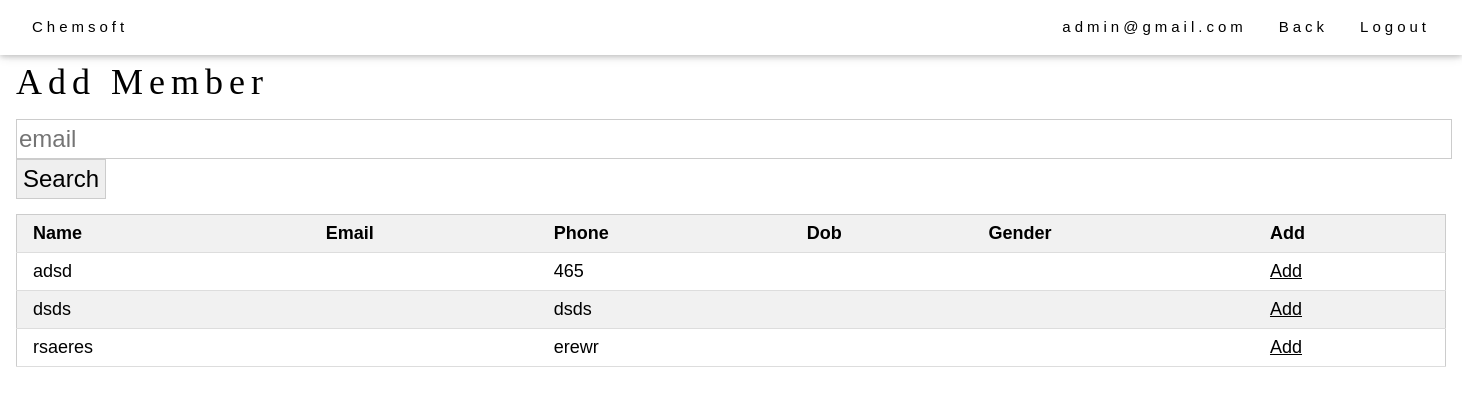
Screenshot of /Chemsoft/search.php (signed in) with the database file from the repository.
### tables this page shows
CREATE TABLE `register` (
  `name` varchar(20) DEFAULT NULL,
  `email` varchar(20) DEFAULT NULL,
  `phone` varchar(15) NOT NULL,
  `dob` date DEFAULT NULL,
  `gender` varchar(6) DEFAULT NULL,
  `profile` varchar(50) DEFAULT NULL,
  `teacher` varchar(20) DEFAULT NULL,
  `approve` varchar(5) DEFAULT NULL
);

### Chemsoft/session.php (called while the page is built, shortened)
<?php
   $email=$_SESSION['email'];
?>

### Chemsoft/search.php (the view, shortened to what this page needs)
<html>
<link rel="stylesheet" href="css/first.css">
  <?php include("session.php");
        $search=$_POST['search'];
    $sql="SELECT * from register where email='$search'";
    $result=mysqli_query($con,$sql);
    ?>
<body>
<div class="w3-top">
  <div class="w3-bar w3-white w3-padding w3-card" style="letter-spacing:4px;">
    <a href="#home" class="w3-bar-item w3-button">Chemsoft</a>
    <div class="w3-right w3-hide-small">
      <a href="#about" class="w3-bar-item w3-button"><?php echo $email;?></a>
      <a href="admin.php"  class="w3-bar-item w3-button">Back</a>
      <a href="logout.php"class="w3-bar-item w3-button">Logout</a>
    </div>
  </div>
</div>
    <br><br>
    <div class="w3-container">
   <h1>Add Member</h1>
        <form action="search.php" method="POST">
<input type="email" class="w3-xlarge w3-border" size="100%" placeholder="email" name="search" min="0" max="100" ><input type="submit" class="w3-xlarge w3-border"value="Search">
        </form>
  <table class="w3-table-all w3-large">
    <thead>
      <tr class="w3-light-grey">
        <th>Name</th>
        <th>Email</th>
          <th>Phone</th>
          <th>Dob</th>
          <th>Gender</th>
          <th>Add</th>
      </tr>
    </thead>
      <?php while($row=mysqli_fetch_array($result)){
    echo "<tr>";
      echo "<td>$row[0]</td>";
        echo "<td>$row[1]</td>";
    echo "<td>$row[2]</td>";
        echo "<td>$row[3]</td>";
    echo "<td>$row[4]</td>";
    echo "<td><a href='update_group.php?update=$row[1]'>Add</td></a>";
    echo "</tr>";
  }?>
  </table>
</div>
    </body></html>

### Chemsoft/css/first.css (style rules this page uses)
html { box-sizing:border-box }
*,*:before,*:after { box-sizing:inherit }
html { -ms-text-size-adjust:100%;-webkit-text-size-adjust:100% }
body { margin:0 }
a { background-color:transparent;-webkit-text-decoration-skip:objects }
button,input,select,textarea { font:inherit;margin:0 }
button,input { overflow:visible }
button,html [type=button],[type=reset],[type=submit] { -webkit-appearance:button }
html,body { font-family:Verdana,sans-serif;font-size:15px;line-height:1.5 }
html { overflow-x:hidden }
h1 { font-size:36px }
h1,h2,h3,h4,h5,h6 { font-family:"Segoe UI",Arial,sans-serif;font-weight:400;margin:10px 0 }
a { color:inherit }
.w3-table,.w3-table-all { border-collapse:collapse;border-spacing:0;width:100%;display:table }
.w3-table-all { border:1px solid #ccc }
.w3-bordered tr,.w3-table-all tr { border-bottom:1px solid #ddd }
.w3-table-all tr:nth-child(odd) { background-color:#fff }
.w3-table-all tr:nth-child(even) { background-color:#f1f1f1 }
.w3-table td,.w3-table th,.w3-table-all td,.w3-table-all th { padding:8px 8px;display:table-cell;text-align:left;vertical-align:top }
.w3-table th:first-child,.w3-table td:first-child,.w3-table-all th:first-child,.w3-table-all td:first-child { padding-left:16px }
.w3-btn,.w3-button { border:none;display:inline-block;padding:8px 16px;vertical-align:middle;overflow:hidden;text-decoration:none;color:inherit;background-color:inherit;text-align:center;cursor:pointer;white-space:nowrap }
.w3-btn,.w3-button { -webkit-touch-callout:none;-webkit-user-select:none;-khtml-user-select:none;-moz-user-select:none;-ms-user-select:none;user-select:none }
.w3-bar { width:100%;overflow:hidden }
.w3-bar .w3-bar-item { padding:8px 16px;float:left;width:auto;border:none;display:block;outline:0 }
.w3-bar .w3-button { white-space:normal }
.w3-container:after,.w3-container:before,.w3-panel:after,.w3-panel:before,.w3-row:after,.w3-row:before,.w3-row-padding:after,.w3-row-padding:before, .w3-cell-row:before,.w3-cell-row:after,.w3-clear:after,.w3-clear:before,.w3-bar:before,.w3-bar:after { content:"";display:table;clear:both }
.w3-top,.w3-bottom { position:fixed;width:100%;z-index:1 }
.w3-top { top:0 }
.w3-container,.w3-panel { padding:0.01em 16px }
.w3-card,.w3-card-2 { box-shadow:0 2px 5px 0 rgba(0,0,0,0.16),0 2px 10px 0 rgba(0,0,0,0.12) }
.w3-large { font-size:18px!important }
.w3-xlarge { font-size:24px!important }
.w3-border { border:1px solid #ccc!important }
.w3-padding { padding:8px 16px!important }
.w3-right { float:right!important }
.w3-white,.w3-hover-white:hover { color:#000!important;background-color:#fff!important }
.w3-light-grey,.w3-hover-light-grey:hover,.w3-light-gray,.w3-hover-light-gray:hover { color:#000!important;background-color:#f1f1f1!important }

### Chemsoft/search.php (style rules this page uses)
body,h1 { font-family: "Raleway", Arial, sans-serif }
h1,h2,h3,h4,h5,h6 { font-family: "Playfair Display"; letter-spacing: 6px; }

### rows the page displays
register: name "adsd", phone "465"
register: name "dsds", phone "dsds"
register: name "rsaeres", phone "erewr"

### other values shown
$email "admin@gmail.com"
